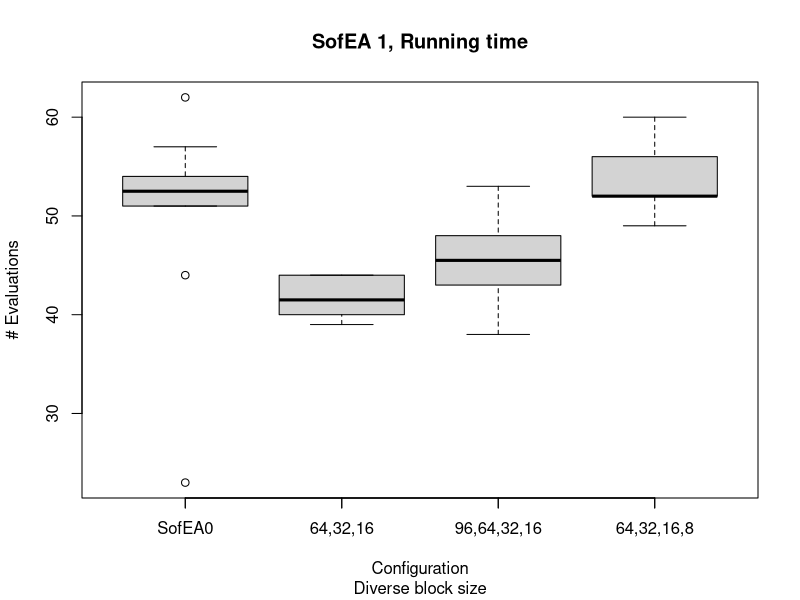

Generate this figure with R:
times.dis <- read.table('times-dis.dat')
times.dis.a8 <- read.table('times-dis-a8.dat')
times.dis.96 <- read.table('times-dis-96.dat')
times.base <- read.table('../GECCO/time-ip128-e16-r64.dat')
boxplot( times.base$V1,
        times.dis$V1,   times.dis.a8$V1,   times.dis.96$V1,
        main='SofEA 1, Running time',  sub='Diverse block size',
        xlab='Configuration',
        ylab='# Evaluations' )
axis(1,at=c(1:4),labels =c('SofEA0', '64,32,16', '96,64,32,16', '64,32,16,8' ))
